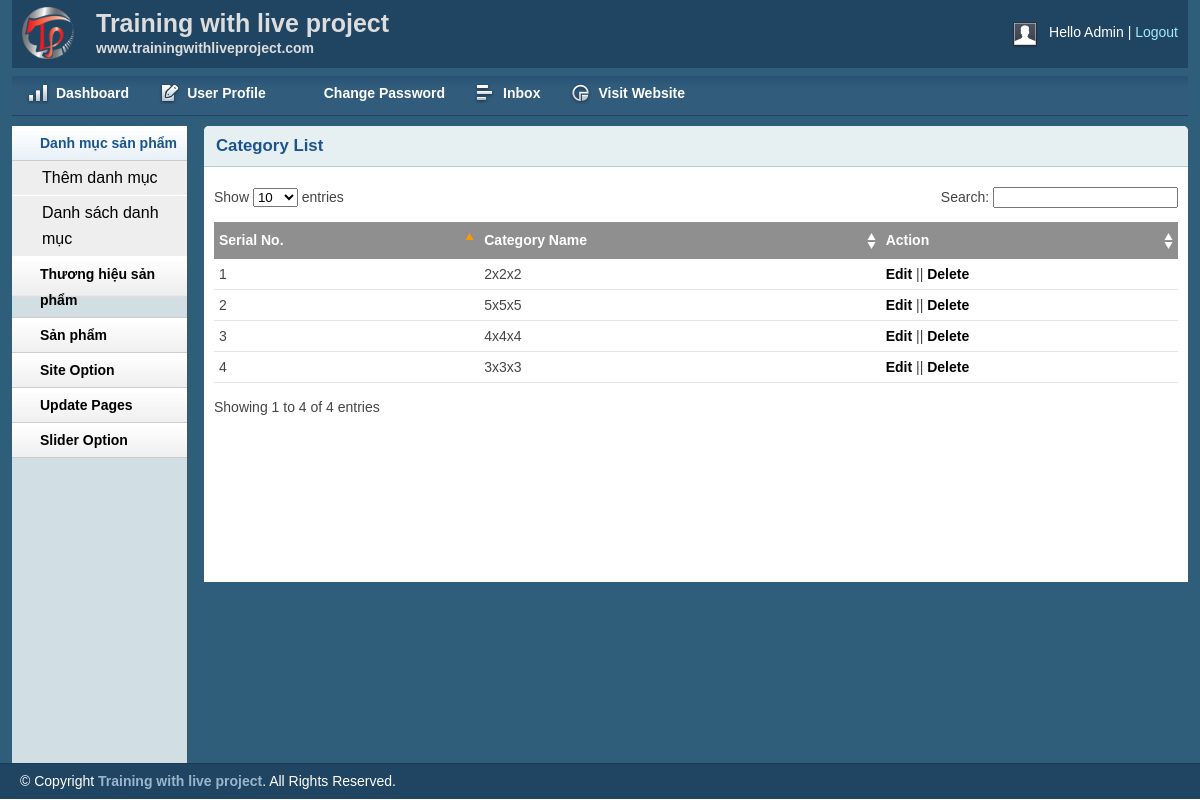
The app's page /admin/catlist.php with its own data.
### tables this page shows
CREATE TABLE `tbl_category` (
  `catId` int(10) NOT NULL,
  `catName` varchar(255) NOT NULL
);

### lib/database.php (called while the page is built, shortened)
<?php
class Database{
   public $host   = DB_HOST;
   public $user   = DB_USER;
   public $pass   = DB_PASS;
   public $dbname = DB_NAME;
   public $link;
private function connectDB(){
   $this->link = new mysqli($this->host, $this->user, $this->pass,
    $this->dbname);
 }
public function select($query){
  $result = $this->link->query($query) or
   die($this->link->error.__LINE__);
  if($result->num_rows > 0){
    return $result;
  } else {
    return false;
  }
 }
}
?>

### classes/category.php (called while the page is built, shortened)
<?php
    $filepath = realpath(dirname(__FILE__));
    include_once ($filepath. '/../lib/database.php');
?>
<?php
    class category {
        private $db;
        public function __construct() {
            $this->db = new Database();
        }
        public function show_category(){
            $query = "SELECT * FROM tbl_category ORDER BY catId DESC";
            $result = $this->db->select($query);
            return $result;
        }
    }
?>

### admin/catlist.php (the view, shortened to what this page needs)
<?php include 'inc/header.php';?>
<?php include 'inc/sidebar.php';?>
<?php include '../classes/category.php';?>
<?php
	$cat = new category();
?>
        <div class="grid_10">
            <div class="box round first grid">
                <h2>Category List</h2>
                <div class="block">
                    <table class="data display datatable" id="example">
					<thead>
						<tr>
							<th>Serial No.</th>
							<th>Category Name</th>
							<th>Action</th>
						</tr>
					</thead>
					<tbody>
						<?php
							$show_cate = $cat->show_category();
							if($show_cate){
								$i=0;
								while($result = $show_cate->fetch_assoc()){
								$i++;
						?>
						<tr class="odd gradeX">
							<td><?php echo $i ?></td>
							<td><?php echo $result['catName'] ?></td>
							<td><a href="catedit.php?catid=<?php echo $result['catId'] ?>">Edit</a> || <a href="?delid=<?php echo $result['catId'] ?>" onclick="return confirm('mày có muốn xoá không?')">Delete</a></td>
						</tr>
						<?php }} ?>
					</tbody>
				</table>
               </div>
            </div>
        </div>
<?php include 'inc/footer.php';?>

### admin/css/layout.css (style rules this page uses)
body { background: #fff none repeat scroll 0 0; color: #444; font-size: 14px; padding: 0; }
a { color: #000; font-weight:bold; text-decoration: none; }
h1, h2, h3, h4, h5, h6 { line-height:1.2em; margin-bottom:.3em; }
h2 { margin-top:1em; }
.box { background:#fff; margin-bottom:20px; padding:10px 10px 10px 10px; margin-left:-8px; }
.box.grid { padding-bottom:40px; }
.box.round { -moz-border-radius: 5px 5px 0px 0px; -webkit-border-radius: 5px 5px 0px 0px; border-radius: 5px 5px 0px 0px; }
.box h2 { font-size:1.2em; font-weight:bold; color:#1B548D; background:#E6F0F3; margin:-10px -10px 0 -10px; padding:10px 12px; border-bottom:1px solid #B3CBD6; -moz-border-radius: 5px 5px 0px 0px; -webkit-border-radius: 5px 5px 0px 0px; border-radius: 5px 5px 0px 0px; }
.box.first { min-height: 406px; }
.block { padding-top:20px; }
.block { padding-bottom:1px; }
table.display { margin: 0 auto; clear: both; width: 100%; }
.sorting_asc { background: #8f8f8f url(../img/table/sort_asc.png) no-repeat center right; padding:8px 5px; text-align:left; color:#fff; }
.sorting { background:#8f8f8f url(../img/table/sort_both.png) no-repeat center right; padding:8px 5px; text-align:left; color:#fff; }
tr.odd { height: 30px; line-height: 30px; border-bottom:1px solid #e6e6e6; }
tr.even { height: 30px; line-height: 30px; border-bottom:1px solid #e6e6e6; }
tr.odd td, tr.even td { padding-left:5px; }

### records on screen
tbl_category: catName "2x2x2"
tbl_category: catName "5x5x5"
tbl_category: catName "4x4x4"
tbl_category: catName "3x3x3"
